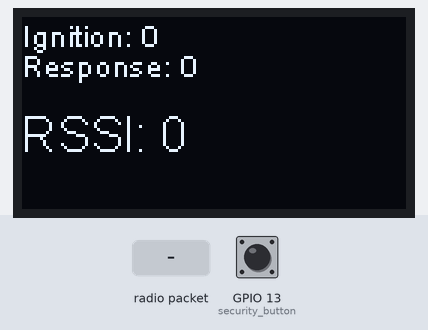
A program run on a simulated ESP32. Parts: 128×64 one-colour display. The test bench sets the inputs (shaded band); at power-on: GPIO 13 (security_button) HIGH. What the program prints to the serial monitor is not drawn.

Above: at 1.5 s.
1.6 s: radio packet "1" arrives
Timing chart, 0 to 4.6 s (numbered marks = the images above; inputs shaded):
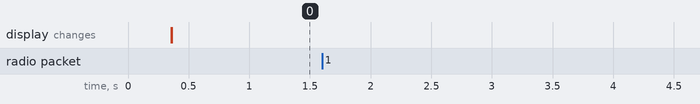

Measured:
- after the input at 1.6 s, every drawn part: stays the same

The program:

main.cpp
```cpp
#include <Arduino.h>
#include <soc/rtc_wdt.h>

#include "heltec.h"
#include "buttons.hpp"
#include "setup_lora.hpp"
#include "setup_lora_packet.hpp"
#include "setup_tasks.hpp"
#include "lora_callback.hpp"

void setup() {
  Heltec.begin(true, true, true, true, LORA_BAND);

  Heltec.display->init();
  Heltec.display->flipScreenVertically();
  Heltec.display->setFont(ArialMT_Plain_10);

  setup_lora();
  setup_lora_packet();
  setup_buttons();

  setup_tasks();
}

void loop() {
  // put your main code here, to run repeatedly:
}
```

buttons.hpp
```cpp
#ifndef INCLUDE_BUTTONS_H__
#define INCLUDE_BUTTONS_H__

#include "Arduino.h"

#define security_button 13
#define ignition_button 12

void setup_buttons(void){
  pinMode(security_button, INPUT_PULLUP);
  pinMode(ignition_button, INPUT_PULLUP);
}

#endif // INCLUDE_BUTTONS_H__
```

ignition_command.hpp
```cpp
#ifndef INCLUDE_IGNITiON_COMMAND_H__
#define INCLUDE_IGNITiON_COMMAND_H__

#include "heltec.h"
#include "setup_lora_packet.hpp"

#define DESTINATION 0xF2

extern uint8_t count_ignition;

String ignition_command = "ignite";

void populate_lora_packet() {
  message.destination = DESTINATION;
  message.local_address = 0XF1;
  message.message_length = ignition_command.length();
  message.payload = ignition_command;
}

void send_ignition_command(void) {
  // populate_lora_packet();
  LoRa.beginPacket();
  LoRa.write(0xF2);
  LoRa.write(0xF1);
  LoRa.write(0x0A);
  LoRa.write(count_ignition);
  LoRa.endPacket();
}

#endif // INCLUDE_IGNITiON_COMMAND_H__
```

lora_callback.hpp
```cpp
#ifndef INCLUDE_LORA_CALLBACK_H__
#define INCLUDE_LORA_CALLBACK_H__

#include "heltec.h"
#include "lora_struct/lora_struct.hpp"
#include "setup_tasks.hpp"

// extern QueueHandle_t load_queue;

// extern lora_packet message;

// extern QueueHandle_t relay_response_queue;

byte relay_message;
String load_as_string;
int received_load = 0;
float load_float = 0;

byte response = 0;
uint8_t ignition_response = 0;

void on_receive_lora_callback(int packet_size) {
  if (packet_size <= 0) return;
  int packet_rssi = 0;
  uint8_t buffer[sizeof(packet_rssi)];

  message.destination = LoRa.read();
  if (message.destination == 0xF1) {
    message.local_address = LoRa.read();
    if (message.local_address == 0xF2) { //
      // relay_message = LoRa.read();
      ignition_response = LoRa.read();

      LoRa.readBytes(buffer, sizeof(packet_rssi));
      packet_rssi = *((int*) buffer);

      xQueueSend(relay_response_queue, &ignition_response, portMAX_DELAY);
      xQueueSend(packet_rssi_queue, &packet_rssi, portMAX_DELAY);
      // if (relay_message == 0x0F) {
      //   response = 1;
      //   // xQueueSend(relay_response_queue, &relay_message, portMAX_DELAY);
      // }
    } else if (message.local_address == 0xF3) {
      message.payload = LoRa.readString();
      xQueueSend(load_queue, &message.payload, portMAX_DELAY);
    }
  } else {
    message.payload = LoRa.readString();
  }

  Serial.print(message.destination, HEX);
  Serial.print("\t");
  Serial.print(message.local_address, HEX);
  Serial.print("\t");
  Serial.print(packet_rssi);
  Serial.print("\t");
  Serial.println(message.payload);

  // xQueueSend(load_queue, &load_as_string, 1);
}

#endif  // INCLUDE_LORA_CALLBACK_H__
```

lora_struct.hpp
```cpp
#ifndef INCLUDE_LORA_STRUCT_LORA_STRUCT_H__
#define INCLUDE_LORA_STRUCT_LORA_STRUCT_H__

#include <Arduino.h>

struct lora_packet {
  byte destination;
  byte local_address;
  int message_counter;
  int message_length;
  String payload;
};

#endif // INCLUDE_LORA_STRUCT_LORA_STRUCT_H__
```

setup_lora.hpp
```cpp
#ifndef INCLUDE_SETUP_LORA_H__
#define INCLUDE_SETUP_LORA_H__

#include "heltec.h"

#define LORA_BAND 915E6

void setup_lora() {
  LoRa.setSpreadingFactor(9);
  LoRa.setSignalBandwidth(500E3);
  LoRa.setCodingRate4(6);
  // LoRa.setPreambleLength(2);
  // LoRa.setSyncWord(0x12);
  LoRa.disableCrc();
  LoRa.enableCrc();
  LoRa.setTxPower(20,RF_PACONFIG_PASELECT_PABOOST);
  LoRa.receive();
}

#endif // INCLUDE_SETUP_LORA_H__
```

setup_lora_packet.hpp
```cpp
#ifndef INCLUDE_SETUP_LORA_PACKET_H__
#define INCLUDE_SETUP_LORA_PACKET_H__

#include "lora_struct/lora_struct.hpp"

#define LOCAL_ADDRESS 0xF1

struct lora_packet message;

void setup_lora_packet(void) {
  message.local_address = LOCAL_ADDRESS;
}

#endif // INCLUDE_SETUP_LORA_PACKET_H__
```

setup_tasks.hpp
```cpp
#ifndef INCLUDE_SETUP_TASKS_H__
#define INCLUDE_SETUP_TASKS_H__

TaskHandle_t ignition_task;
TaskHandle_t plot_oled_task;
TaskHandle_t receiver_lora_task;
TaskHandle_t plot_serial_task;

QueueHandle_t ignition_queue;
QueueHandle_t load_queue;
QueueHandle_t relay_response_queue;
QueueHandle_t packet_rssi_queue;

SemaphoreHandle_t lora_semaphore;

#include "tasks/ignition_buttons.hpp"
#include "tasks/plot_oled.hpp"
#include "tasks/receiver_lora.hpp"
#include "tasks/plot_serial.hpp"

void core_zero(int core = 0) {
  xTaskCreatePinnedToCore(ignition_buttons_code, "ignition", 1000, NULL, 1, &ignition_task, core);
  xTaskCreatePinnedToCore(recever_lora_code, "receiver", 1000, NULL, 2, &receiver_lora_task, core);
}
void core_one(int core = 1) {
  xTaskCreatePinnedToCore(plot_oled_code, "oled", 2000, NULL, 1, &plot_oled_task, core);
  xTaskCreatePinnedToCore(plot_serial_code, "serial", 1000, NULL, 1, &plot_serial_task, core);
}

void setup_tasks() {
  ignition_queue = xQueueCreate(1, sizeof(uint8_t));
  load_queue = xQueueCreate(5, sizeof(char[8]));
  relay_response_queue = xQueueCreate(1, sizeof(byte));
  packet_rssi_queue = xQueueCreate(2, sizeof(int));

  lora_semaphore = xSemaphoreCreateMutex();

  core_zero();
  core_one();
}

#endif // INCLUDE_SETUP_TASKS_H__
```

ignition_buttons.hpp
```cpp
#ifndef INCLUDE_TASKS_IGNITION_BUTTONS_H__
#define INCLUDE_TASKS_IGNITION_BUTTONS_H__

#include "buttons.hpp"
#include "ignition_command.hpp"
#include "setup_tasks.hpp"
#include "lora_callback.hpp"

uint8_t count_ignition = 0;

void ignition_buttons_code(void* parameters) {
  bool ignition_lock = true;

  // while (true) {
  //   while (!digitalRead(ignition_button)) {
  //     vTaskDelay(1);
  //   }

  //   if (!digitalRead(security_button)) {
  //     uint64_t timer = xTaskGetTickCount();
  //     while (!digitalRead(security_button)) {
  //       if(xTaskGetTickCount() > timer + pdMS_TO_TICKS(2000)){
  //         ignition_lock = false;
  //         break;
  //       }
  //       vTaskDelay(1);
  //     }

  //     while (!digitalRead(security_button) && !ignition_lock) {
  //       if (!digitalRead(ignition_button) && !ignition_lock) {
  //         send_ignition_command();
  //         char* ignition_send = "send";
  //         xQueueSend(ignition_queue, &ignition_send, portMAX_DELAY);
  //         break;
  //       }
  //       vTaskDelay(1);
  //     }
  //     while(!digitalRead(ignition_button)){
  //       vTaskDelay(1);
  //     }
  //   }
  //   ignition_lock = false;
  //   vTaskDelay(1);
  // }
  while (true) {
    if (!digitalRead(security_button)) {
      uint64_t timer = xTaskGetTickCount();
      while (!digitalRead(security_button)) {
        if(xTaskGetTickCount() > timer + pdMS_TO_TICKS(1500)){
          ignition_lock = false;
          break;
        }
        vTaskDelay(1);
      }

      if (!ignition_lock) {
        while (!digitalRead(security_button)) {
          if (!digitalRead(ignition_button)) {
            Serial.println("send");
            xSemaphoreTake(lora_semaphore, portMAX_DELAY);
            count_ignition++;
            send_ignition_command();
            // while (!response) {
            //   send_ignition_command();
            //   vTaskDelay(pdMS_TO_TICKS(10));
            //   on_receive_lora_callback(LoRa.parsePacket());
            // }
            vTaskDelay(pdMS_TO_TICKS(5));
            xSemaphoreGive(lora_semaphore);
            xQueueSend(ignition_queue, &count_ignition, portMAX_DELAY);
            Serial.println("queue");

            while (!digitalRead(ignition_button)) {
              vTaskDelay(1);
            }
          }
          vTaskDelay(1);
        }
      }
    }

    vTaskDelay(1);
  }
}

#endif  // INCLUDE_TASKS_IGNITION_BUTTONS_H__
```

plot_oled.hpp
```cpp
#ifndef INCLUDE_TASKS_PLOT_OLED_H__
#define INCLUDE_TASKS_PLOT_OLED_H__

#include "heltec.h"
#include "setup_tasks.hpp"

void plot_oled_code(void* parameters) {
  uint8_t ignition_send = 0;
  int packet_rssi = 0;

  // char* load = "";

  byte relay_response = 0x00;

  while (true) {
    xQueueReceive(ignition_queue, &ignition_send, 1);
    // xQueueReceive(load_queue, &load, 1);
    xQueueReceive(relay_response_queue, &relay_response, 1);
    xQueueReceive(packet_rssi_queue, &packet_rssi, 1);

    Heltec.display->clear();

    Heltec.display->setFont(ArialMT_Plain_10);
    Heltec.display->drawString(0, 0, "Ignition: " + String(ignition_send));
    Heltec.display->drawString(0, 10, "Response: " + String(relay_response));

    Heltec.display->setFont(ArialMT_Plain_16);
    // Heltec.display->drawString(0, 30, "Load: "+ message.payload);
    Heltec.display->drawString(0, 30, "RSSI: " + String(packet_rssi, DEC));

    Heltec.display->display();

    vTaskDelay(1);
  }
}

#endif  // INCLUDE_TASKS_PLOT_OLED_H__
```

plot_serial.hpp
```cpp
#ifndef INCLUDE_TASKS_PLOT_SERIAL_H__
#define INCLUDE_TASKS_PLOT_SERIAL_H__

#include "setup_tasks.hpp"

void plot_serial_code(void* parameters) {

  while (1) {
    vTaskDelay(1);
  }
}


#endif // INCLUDE_TASKS_PLOT_SERIAL_H__
```

receiver_lora.hpp
```cpp
#ifndef INCLUDE_TASKS_RECEIVER_LORA_H__
#define INCLUDE_TASKS_RECEIVER_LORA_H__

#include "setup_tasks.hpp"
#include "lora_callback.hpp"


void recever_lora_code(void* parameters) {
  // Heltec.LoRa.onReceive(on_receive_lora_callback);

  while (true) {
    if (xSemaphoreTake(lora_semaphore, 1)) {
      on_receive_lora_callback(LoRa.parsePacket());
      xSemaphoreGive(lora_semaphore);
    }
    vTaskDelay(1);
  }
}


#endif // __RECEIVER_LORA_H__
```
